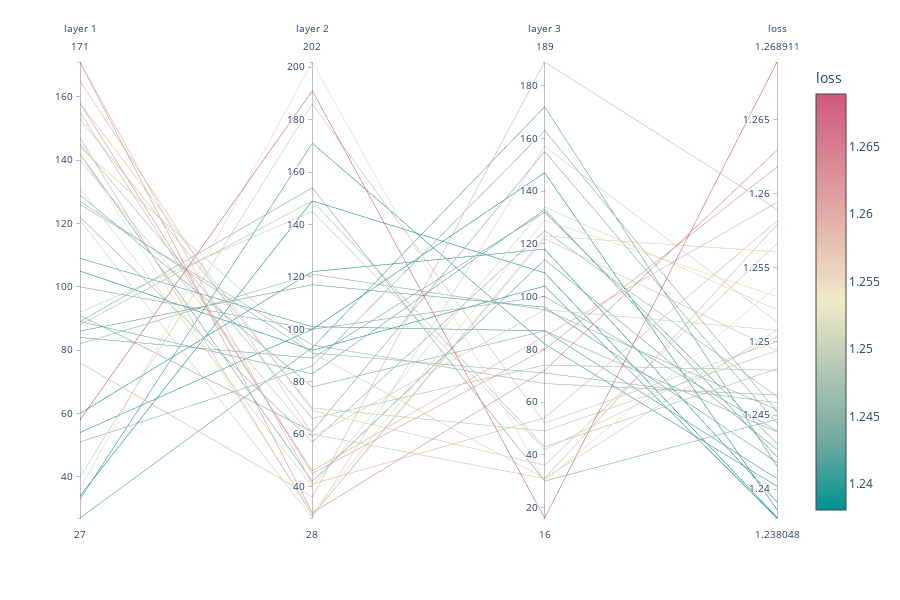

Notebook code cell kept with this figure:
### Code cell
%matplotlib inline

import pandas as pd
import plotly.express as px
from matplotlib import pyplot as plt


df = pd.read_csv(
    '/home/anton/h-elmo/expres/correlation/batch/nn_const/3/num_nodes_and_loss.csv',
)
fig = px.parallel_coordinates(df, color='loss', color_continuous_scale=px.colors.diverging.Tealrose,)
fig.show()

### Figure 1 — Plotly figure (JSON) as saved in the notebook; plotly's stock layout.template omitted (floating-point values rounded to 4 significant figures)
{"data": [{"dimensions": [{"label": "layer 1", "values": [27, 33, 34, 36, 40, 51, 54, 58, 60, 76, 82, 84, 86, 88, 89, 89, 91, 92, 100, 105, 109, 121, 122, 126, 127, 129, 131, 140, 142, 142, 144, 145, 147, 147, 153, 155, 158, 158, 165, 171, 171]}, {"label": "layer 2", "values": [93, 171, 149, 202, 186, 86, 100, 191, 122, 36, 121, 89, 117, 149, 83, 154, 61, 145, 100, 92, 101, 28, 57, 94, 91, 78, 40, 59, 30, 42, 91, 66, 29, 29, 70, 46, 45, 69, 60, 30, 41]}, {"label": "layer 3", "values": [172, 82, 109, 30, 52, 163, 147, 16, 118, 189, 95, 132, 96, 43, 133, 30, 155, 42, 100, 104, 87, 157, 125, 67, 71, 87, 134, 95, 129, 114, 31, 74, 122, 123, 49, 85, 80, 36, 31, 72, 54]}, {"label": "loss", "values": [1.242, 1.24, 1.238, 1.254, 1.25, 1.245, 1.239, 1.269, 1.239, 1.259, 1.245, 1.243, 1.242, 1.248, 1.242, 1.245, 1.244, 1.25, 1.244, 1.238, 1.241, 1.251, 1.246, 1.246, 1.246, 1.244, 1.252, 1.251, 1.253, 1.243, 1.251, 1.248, 1.249, 1.256, 1.249, 1.259, 1.262, 1.257, 1.258, 1.263, 1.258]}], "domain": {"x": [0, 0.98], "y": [0, 1]}, "line": {"color": [1.242, 1.24, 1.238, 1.254, 1.25, 1.245, 1.239, 1.269, 1.239, 1.259, 1.245, 1.243, 1.242, 1.248, 1.242, 1.245, 1.244, 1.25, 1.244, 1.238, 1.241, 1.251, 1.246, 1.246, 1.246, 1.244, 1.252, 1.251, 1.253, 1.243, 1.251, 1.248, 1.249, 1.256, 1.249, 1.259, 1.262, 1.257, 1.258, 1.263, 1.258], "coloraxis": "coloraxis"}, "name": "", "type": "parcoords"}], "layout": {"coloraxis": {"colorbar": {"title": {"text": "loss"}}, "colorscale": [[0, "rgb(0, 147, 146)"], [0.1667, "rgb(114, 170, 161)"], [0.3333, "rgb(177, 199, 179)"], [0.5, "rgb(241, 234, 200)"], [0.6667, "rgb(229, 185, 173)"], [0.8333, "rgb(217, 137, 148)"], [1, "rgb(208, 88, 126)"]]}, "height": 600, "legend": {"tracegroupgap": 0}, "margin": {"t": 60}}}
